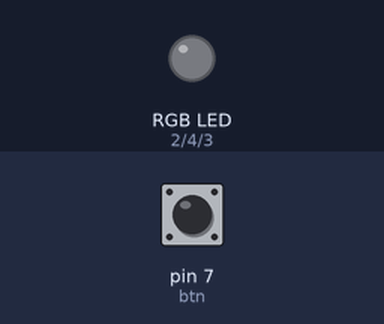
The sketch below on a simulated Arduino Uno, built with avr-gcc and run on an emulated ATmega328P. On the bench: an RGB LED mixed from three pins (HIGH = lit). The test bench sets the inputs (shaded band); at power-on: pin 7 (btn) LOW.

Above: at 1.2 s.
1.3 s: pin 7 (btn) pulled HIGH for 0.15 s
At 1.8 s:
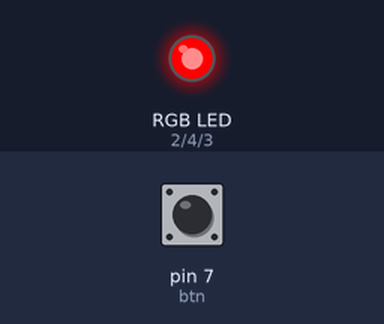
2.9 s: pin 7 (btn) pulled HIGH for 1 s
At 4.3 s:
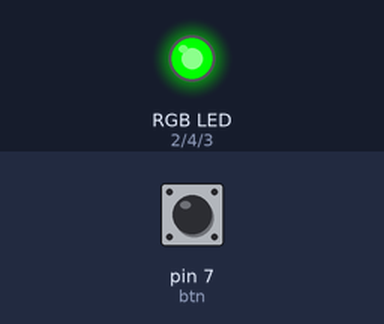
5.4 s: pin 7 (btn) pulled HIGH for 0.15 s
At 6.1 s:
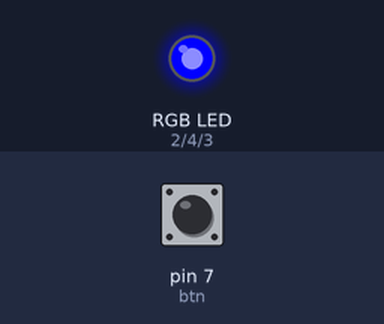
7.0 s: pin 7 (btn) pulled HIGH for 3.2 s
At 11.4 s:
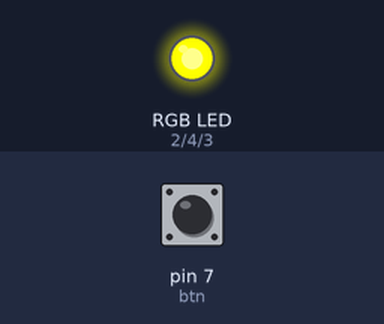
11.7 s: pin 7 (btn) pulled HIGH for 0.15 s
At 12.1 s:
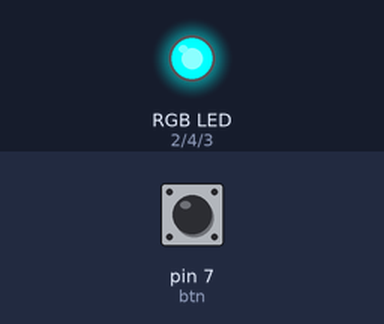
13.3 s: pin 7 (btn) pulled HIGH for 1 s
At 14.6 s:
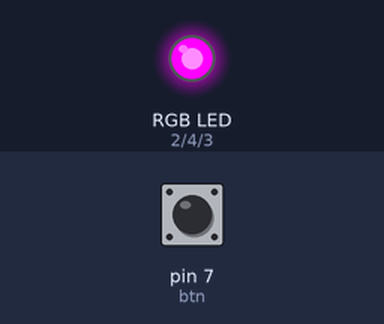
Timing chart, 0 to 16.3 s (numbered marks = the images above; inputs shaded):
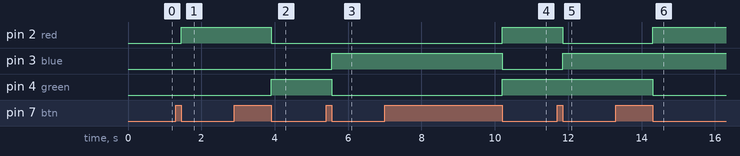

The sketch:

rgb.ino
```cpp
#define red 2
#define green 4
#define blue 3
#define btn 7
#define maximo 6
int btnclickado=0, btnliberado=0, ciclo=0;

void vermelho(){
  digitalWrite(red,1);
  digitalWrite(green,0);
  digitalWrite(blue,0);
  }

void azul(){
  digitalWrite(red,0);
  digitalWrite(green,0);
  digitalWrite(blue,1);
  }

void verde(){
  digitalWrite(red,0);
  digitalWrite(green,1);
  digitalWrite(blue,0);
  }
void c1(){
  digitalWrite(red,1);
  digitalWrite(green,1);
  digitalWrite(blue,0);
  }
void c2(){
  digitalWrite(red,0);
  digitalWrite(green,1);
  digitalWrite(blue,1);
  }
void c3(){
  digitalWrite(red,1);
  digitalWrite(green,0);
  digitalWrite(blue,1);
  }

void trocaLED(){
  if(ciclo == 0){
   vermelho();
    }
  else if(ciclo ==1){
    verde();
    }
  else if(ciclo ==2){
    azul();
    }
  else if(ciclo ==3){
    c1();
    }
  else if(ciclo ==4){
    c2();
    }
  else if(ciclo ==5){
    c3();
    }
  ciclo++;
  if(ciclo > maximo -1){
    ciclo = 0;
    }
  }

void verificaBTN(){
  if(digitalRead(btn) == HIGH){
    btnclickado=1;
    btnliberado=0;
    }
  else{
    btnliberado=1;
    }
  if((btnclickado == 1 and btnliberado ==1)){
    btnclickado=0;
    btnliberado=0;
    trocaLED();
    }
  }
void setup() {
  pinMode(red,OUTPUT);
  pinMode(green,OUTPUT);
  pinMode(blue,OUTPUT);
  pinMode(btn,INPUT);
}

void loop() {
  verificaBTN();
}
```

Measured:
- after the input at 1.3 s, pin 2 (red): LOW → HIGH after 0.15 s
- after the input at 2.9 s, pin 2 (red): HIGH → LOW after 1.0 s; pin 4 (green): LOW → HIGH after 1.0 s
- after the input at 5.4 s, pin 3 (blue): LOW → HIGH after 0.15 s; pin 4 (green): HIGH → LOW after 0.15 s
- after the input at 7.0 s, pin 2 (red), pin 4 (green): LOW → HIGH after 3.2 s; pin 3 (blue): HIGH → LOW after 3.2 s
- after the input at 11.7 s, pin 2 (red): HIGH → LOW after 0.15 s; pin 3 (blue): LOW → HIGH after 0.15 s
- after the input at 13.3 s, pin 2 (red): LOW → HIGH after 1.0 s; pin 4 (green): HIGH → LOW after 1.0 s
